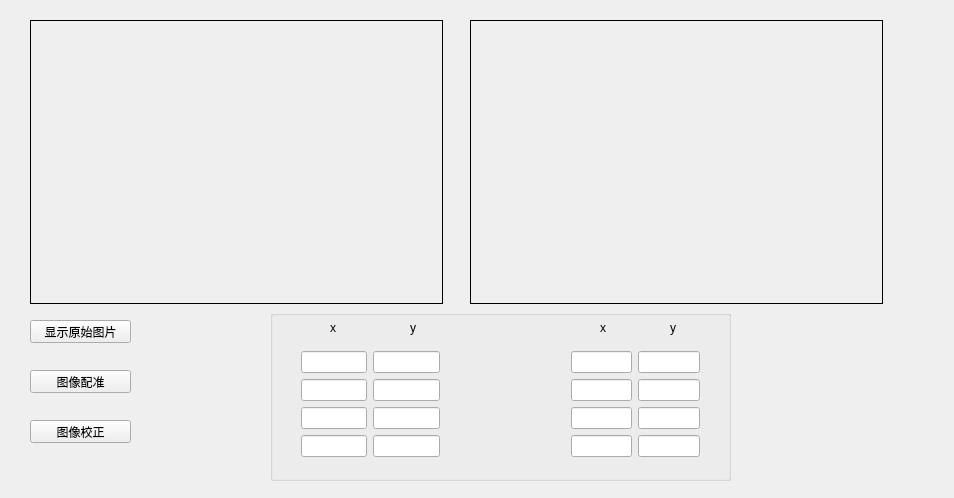
<?xml version="1.0" encoding="UTF-8"?>
<ui version="4.0">
 <class>MainWindow</class>
 <widget class="QMainWindow" name="MainWindow">
  <property name="geometry">
   <rect>
    <x>0</x>
    <y>0</y>
    <width>954</width>
    <height>498</height>
   </rect>
  </property>
  <property name="windowTitle">
   <string>图像失真校正</string>
  </property>
  <widget class="QWidget" name="centralWidget">
   <widget class="QLabel" name="srcDisplay_1">
    <property name="geometry">
     <rect>
      <x>30</x>
      <y>20</y>
      <width>413</width>
      <height>284</height>
     </rect>
    </property>
    <property name="frameShape">
     <enum>QFrame::Panel</enum>
    </property>
    <property name="text">
     <string/>
    </property>
   </widget>
   <widget class="QLabel" name="srcDisplay_2">
    <property name="geometry">
     <rect>
      <x>470</x>
      <y>20</y>
      <width>413</width>
      <height>284</height>
     </rect>
    </property>
    <property name="frameShape">
     <enum>QFrame::Panel</enum>
    </property>
    <property name="text">
     <string/>
    </property>
   </widget>
   <widget class="QPushButton" name="display_src_btn">
    <property name="geometry">
     <rect>
      <x>30</x>
      <y>320</y>
      <width>101</width>
      <height>23</height>
     </rect>
    </property>
    <property name="text">
     <string>显示原始图片</string>
    </property>
   </widget>
   <widget class="QPushButton" name="img_match_btn">
    <property name="geometry">
     <rect>
      <x>30</x>
      <y>370</y>
      <width>101</width>
      <height>23</height>
     </rect>
    </property>
    <property name="text">
     <string>图像配准</string>
    </property>
   </widget>
   <widget class="QPushButton" name="img_correct_btn">
    <property name="geometry">
     <rect>
      <x>30</x>
      <y>420</y>
      <width>101</width>
      <height>23</height>
     </rect>
    </property>
    <property name="text">
     <string>图像校正</string>
    </property>
   </widget>
   <widget class="QGroupBox" name="groupBox">
    <property name="geometry">
     <rect>
      <x>270</x>
      <y>310</y>
      <width>461</width>
      <height>171</height>
     </rect>
    </property>
    <property name="title">
     <string/>
    </property>
    <widget class="QWidget" name="horizontalLayoutWidget">
     <property name="geometry">
      <rect>
       <x>20</x>
       <y>30</y>
       <width>161</width>
       <height>131</height>
      </rect>
     </property>
     <layout class="QHBoxLayout" name="horizontalLayout_src">
      <item>
       <layout class="QVBoxLayout" name="verticalLayout_src_y">
        <item>
         <widget class="QLineEdit" name="lineEdit_src_x_1"/>
        </item>
        <item>
         <widget class="QLineEdit" name="lineEdit_src_x_2"/>
        </item>
        <item>
         <widget class="QLineEdit" name="lineEdit_src_x_3"/>
        </item>
        <item>
         <widget class="QLineEdit" name="lineEdit_src_x_4"/>
        </item>
       </layout>
      </item>
      <item>
       <layout class="QVBoxLayout" name="verticalLayout_src_x">
        <item>
         <widget class="QLineEdit" name="lineEdit_src_y_1"/>
        </item>
        <item>
         <widget class="QLineEdit" name="lineEdit_src_y_2"/>
        </item>
        <item>
         <widget class="QLineEdit" name="lineEdit_src_y_3"/>
        </item>
        <item>
         <widget class="QLineEdit" name="lineEdit_src_y_4"/>
        </item>
       </layout>
      </item>
     </layout>
    </widget>
    <widget class="QWidget" name="horizontalLayoutWidget_2">
     <property name="geometry">
      <rect>
       <x>290</x>
       <y>30</y>
       <width>151</width>
       <height>131</height>
      </rect>
     </property>
     <layout class="QHBoxLayout" name="horizontalLayout_target">
      <item>
       <layout class="QVBoxLayout" name="verticalLayout_target_x">
        <item>
         <widget class="QLineEdit" name="lineEdit_target_x_1"/>
        </item>
        <item>
         <widget class="QLineEdit" name="lineEdit_target_x_2"/>
        </item>
        <item>
         <widget class="QLineEdit" name="lineEdit_target_x_3"/>
        </item>
        <item>
         <widget class="QLineEdit" name="lineEdit_target_x_4"/>
        </item>
       </layout>
      </item>
      <item>
       <layout class="QVBoxLayout" name="verticalLayout_target_y">
        <item>
         <widget class="QLineEdit" name="lineEdit_target_y_1"/>
        </item>
        <item>
         <widget class="QLineEdit" name="lineEdit_target_y_2"/>
        </item>
        <item>
         <widget class="QLineEdit" name="lineEdit_target_y_3"/>
        </item>
        <item>
         <widget class="QLineEdit" name="lineEdit_target_y_4"/>
        </item>
       </layout>
      </item>
     </layout>
    </widget>
    <widget class="QLabel" name="label">
     <property name="geometry">
      <rect>
       <x>60</x>
       <y>10</y>
       <width>21</width>
       <height>16</height>
      </rect>
     </property>
     <property name="text">
      <string>x</string>
     </property>
     <property name="textFormat">
      <enum>Qt::AutoText</enum>
     </property>
    </widget>
    <widget class="QLabel" name="label_2">
     <property name="geometry">
      <rect>
       <x>140</x>
       <y>10</y>
       <width>21</width>
       <height>16</height>
      </rect>
     </property>
     <property name="text">
      <string>y</string>
     </property>
     <property name="textFormat">
      <enum>Qt::AutoText</enum>
     </property>
    </widget>
    <widget class="QLabel" name="label_3">
     <property name="geometry">
      <rect>
       <x>330</x>
       <y>10</y>
       <width>21</width>
       <height>16</height>
      </rect>
     </property>
     <property name="text">
      <string>x</string>
     </property>
     <property name="textFormat">
      <enum>Qt::AutoText</enum>
     </property>
    </widget>
    <widget class="QLabel" name="label_4">
     <property name="geometry">
      <rect>
       <x>400</x>
       <y>10</y>
       <width>21</width>
       <height>16</height>
      </rect>
     </property>
     <property name="text">
      <string>y</string>
     </property>
     <property name="textFormat">
      <enum>Qt::AutoText</enum>
     </property>
    </widget>
   </widget>
  </widget>
  <action name="actionOpen">
   <property name="text">
    <string>open</string>
   </property>
  </action>
 </widget>
 <layoutdefault spacing="6" margin="11"/>
 <resources/>
 <connections/>
</ui>
